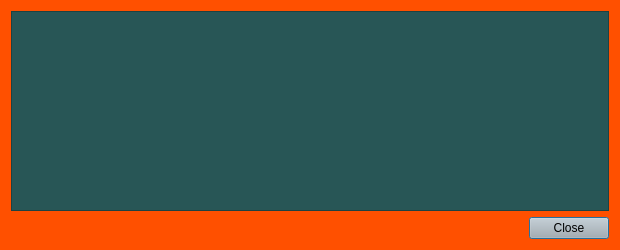
<?xml version="1.0" encoding="UTF-8"?>
<ui version="4.0">
 <class>TransactionDescDialog</class>
 <widget class="QDialog" name="TransactionDescDialog">
  <property name="geometry">
   <rect>
    <x>0</x>
    <y>0</y>
    <width>620</width>
    <height>250</height>
   </rect>
  </property>
  <property name="palette">
   <palette>
    <active>
     <colorrole role="WindowText">
      <brush brushstyle="SolidPattern">
       <color alpha="255">
        <red>0</red>
        <green>0</green>
        <blue>0</blue>
       </color>
      </brush>
     </colorrole>
     <colorrole role="Button">
      <brush brushstyle="SolidPattern">
       <color alpha="255">
        <red>255</red>
        <green>80</green>
        <blue>0</blue>
       </color>
      </brush>
     </colorrole>
     <colorrole role="Light">
      <brush brushstyle="SolidPattern">
       <color alpha="255">
        <red>207</red>
        <green>207</green>
        <blue>207</blue>
       </color>
      </brush>
     </colorrole>
     <colorrole role="Midlight">
      <brush brushstyle="SolidPattern">
       <color alpha="255">
        <red>172</red>
        <green>172</green>
        <blue>172</blue>
       </color>
      </brush>
     </colorrole>
     <colorrole role="Dark">
      <brush brushstyle="SolidPattern">
       <color alpha="255">
        <red>69</red>
        <green>69</green>
        <blue>69</blue>
       </color>
      </brush>
     </colorrole>
     <colorrole role="Mid">
      <brush brushstyle="SolidPattern">
       <color alpha="255">
        <red>92</red>
        <green>92</green>
        <blue>92</blue>
       </color>
      </brush>
     </colorrole>
     <colorrole role="Text">
      <brush brushstyle="SolidPattern">
       <color alpha="255">
        <red>0</red>
        <green>0</green>
        <blue>0</blue>
       </color>
      </brush>
     </colorrole>
     <colorrole role="BrightText">
      <brush brushstyle="SolidPattern">
       <color alpha="255">
        <red>255</red>
        <green>255</green>
        <blue>255</blue>
       </color>
      </brush>
     </colorrole>
     <colorrole role="ButtonText">
      <brush brushstyle="SolidPattern">
       <color alpha="255">
        <red>0</red>
        <green>0</green>
        <blue>0</blue>
       </color>
      </brush>
     </colorrole>
     <colorrole role="Base">
      <brush brushstyle="SolidPattern">
       <color alpha="255">
        <red>255</red>
        <green>255</green>
        <blue>255</blue>
       </color>
      </brush>
     </colorrole>
     <colorrole role="Window">
      <brush brushstyle="SolidPattern">
       <color alpha="255">
        <red>255</red>
        <green>80</green>
        <blue>0</blue>
       </color>
      </brush>
     </colorrole>
     <colorrole role="Shadow">
      <brush brushstyle="SolidPattern">
       <color alpha="255">
        <red>0</red>
        <green>0</green>
        <blue>0</blue>
       </color>
      </brush>
     </colorrole>
     <colorrole role="AlternateBase">
      <brush brushstyle="SolidPattern">
       <color alpha="255">
        <red>196</red>
        <green>196</green>
        <blue>196</blue>
       </color>
      </brush>
     </colorrole>
     <colorrole role="ToolTipBase">
      <brush brushstyle="SolidPattern">
       <color alpha="255">
        <red>255</red>
        <green>255</green>
        <blue>220</blue>
       </color>
      </brush>
     </colorrole>
     <colorrole role="ToolTipText">
      <brush brushstyle="SolidPattern">
       <color alpha="255">
        <red>0</red>
        <green>0</green>
        <blue>0</blue>
       </color>
      </brush>
     </colorrole>
    </active>
    <inactive>
     <colorrole role="WindowText">
      <brush brushstyle="SolidPattern">
       <color alpha="255">
        <red>0</red>
        <green>0</green>
        <blue>0</blue>
       </color>
      </brush>
     </colorrole>
     <colorrole role="Button">
      <brush brushstyle="SolidPattern">
       <color alpha="255">
        <red>255</red>
        <green>80</green>
        <blue>0</blue>
       </color>
      </brush>
     </colorrole>
     <colorrole role="Light">
      <brush brushstyle="SolidPattern">
       <color alpha="255">
        <red>207</red>
        <green>207</green>
        <blue>207</blue>
       </color>
      </brush>
     </colorrole>
     <colorrole role="Midlight">
      <brush brushstyle="SolidPattern">
       <color alpha="255">
        <red>172</red>
        <green>172</green>
        <blue>172</blue>
       </color>
      </brush>
     </colorrole>
     <colorrole role="Dark">
      <brush brushstyle="SolidPattern">
       <color alpha="255">
        <red>69</red>
        <green>69</green>
        <blue>69</blue>
       </color>
      </brush>
     </colorrole>
     <colorrole role="Mid">
      <brush brushstyle="SolidPattern">
       <color alpha="255">
        <red>92</red>
        <green>92</green>
        <blue>92</blue>
       </color>
      </brush>
     </colorrole>
     <colorrole role="Text">
      <brush brushstyle="SolidPattern">
       <color alpha="255">
        <red>0</red>
        <green>0</green>
        <blue>0</blue>
       </color>
      </brush>
     </colorrole>
     <colorrole role="BrightText">
      <brush brushstyle="SolidPattern">
       <color alpha="255">
        <red>255</red>
        <green>255</green>
        <blue>255</blue>
       </color>
      </brush>
     </colorrole>
     <colorrole role="ButtonText">
      <brush brushstyle="SolidPattern">
       <color alpha="255">
        <red>0</red>
        <green>0</green>
        <blue>0</blue>
       </color>
      </brush>
     </colorrole>
     <colorrole role="Base">
      <brush brushstyle="SolidPattern">
       <color alpha="255">
        <red>255</red>
        <green>255</green>
        <blue>255</blue>
       </color>
      </brush>
     </colorrole>
     <colorrole role="Window">
      <brush brushstyle="SolidPattern">
       <color alpha="255">
        <red>255</red>
        <green>80</green>
        <blue>0</blue>
       </color>
      </brush>
     </colorrole>
     <colorrole role="Shadow">
      <brush brushstyle="SolidPattern">
       <color alpha="255">
        <red>0</red>
        <green>0</green>
        <blue>0</blue>
       </color>
      </brush>
     </colorrole>
     <colorrole role="AlternateBase">
      <brush brushstyle="SolidPattern">
       <color alpha="255">
        <red>196</red>
        <green>196</green>
        <blue>196</blue>
       </color>
      </brush>
     </colorrole>
     <colorrole role="ToolTipBase">
      <brush brushstyle="SolidPattern">
       <color alpha="255">
        <red>255</red>
        <green>255</green>
        <blue>220</blue>
       </color>
      </brush>
     </colorrole>
     <colorrole role="ToolTipText">
      <brush brushstyle="SolidPattern">
       <color alpha="255">
        <red>0</red>
        <green>0</green>
        <blue>0</blue>
       </color>
      </brush>
     </colorrole>
    </inactive>
    <disabled>
     <colorrole role="WindowText">
      <brush brushstyle="SolidPattern">
       <color alpha="255">
        <red>69</red>
        <green>69</green>
        <blue>69</blue>
       </color>
      </brush>
     </colorrole>
     <colorrole role="Button">
      <brush brushstyle="SolidPattern">
       <color alpha="255">
        <red>255</red>
        <green>80</green>
        <blue>0</blue>
       </color>
      </brush>
     </colorrole>
     <colorrole role="Light">
      <brush brushstyle="SolidPattern">
       <color alpha="255">
        <red>207</red>
        <green>207</green>
        <blue>207</blue>
       </color>
      </brush>
     </colorrole>
     <colorrole role="Midlight">
      <brush brushstyle="SolidPattern">
       <color alpha="255">
        <red>172</red>
        <green>172</green>
        <blue>172</blue>
       </color>
      </brush>
     </colorrole>
     <colorrole role="Dark">
      <brush brushstyle="SolidPattern">
       <color alpha="255">
        <red>69</red>
        <green>69</green>
        <blue>69</blue>
       </color>
      </brush>
     </colorrole>
     <colorrole role="Mid">
      <brush brushstyle="SolidPattern">
       <color alpha="255">
        <red>92</red>
        <green>92</green>
        <blue>92</blue>
       </color>
      </brush>
     </colorrole>
     <colorrole role="Text">
      <brush brushstyle="SolidPattern">
       <color alpha="255">
        <red>69</red>
        <green>69</green>
        <blue>69</blue>
       </color>
      </brush>
     </colorrole>
     <colorrole role="BrightText">
      <brush brushstyle="SolidPattern">
       <color alpha="255">
        <red>255</red>
        <green>255</green>
        <blue>255</blue>
       </color>
      </brush>
     </colorrole>
     <colorrole role="ButtonText">
      <brush brushstyle="SolidPattern">
       <color alpha="255">
        <red>69</red>
        <green>69</green>
        <blue>69</blue>
       </color>
      </brush>
     </colorrole>
     <colorrole role="Base">
      <brush brushstyle="SolidPattern">
       <color alpha="255">
        <red>255</red>
        <green>80</green>
        <blue>0</blue>
       </color>
      </brush>
     </colorrole>
     <colorrole role="Window">
      <brush brushstyle="SolidPattern">
       <color alpha="255">
        <red>255</red>
        <green>80</green>
        <blue>0</blue>
       </color>
      </brush>
     </colorrole>
     <colorrole role="Shadow">
      <brush brushstyle="SolidPattern">
       <color alpha="255">
        <red>0</red>
        <green>0</green>
        <blue>0</blue>
       </color>
      </brush>
     </colorrole>
     <colorrole role="AlternateBase">
      <brush brushstyle="SolidPattern">
       <color alpha="255">
        <red>255</red>
        <green>80</green>
        <blue>0</blue>
       </color>
      </brush>
     </colorrole>
     <colorrole role="ToolTipBase">
      <brush brushstyle="SolidPattern">
       <color alpha="255">
        <red>255</red>
        <green>255</green>
        <blue>220</blue>
       </color>
      </brush>
     </colorrole>
     <colorrole role="ToolTipText">
      <brush brushstyle="SolidPattern">
       <color alpha="255">
        <red>0</red>
        <green>0</green>
        <blue>0</blue>
       </color>
      </brush>
     </colorrole>
    </disabled>
   </palette>
  </property>
  <property name="windowTitle">
   <string>Transaction details</string>
  </property>
  <layout class="QVBoxLayout" name="verticalLayout">
   <item>
    <widget class="QTextEdit" name="detailText">
     <property name="palette">
      <palette>
       <active>
        <colorrole role="WindowText">
         <brush brushstyle="SolidPattern">
          <color alpha="255">
           <red>255</red>
           <green>255</green>
           <blue>255</blue>
          </color>
         </brush>
        </colorrole>
        <colorrole role="Button">
         <brush brushstyle="SolidPattern">
          <color alpha="255">
           <red>138</red>
           <green>138</green>
           <blue>138</blue>
          </color>
         </brush>
        </colorrole>
        <colorrole role="Text">
         <brush brushstyle="SolidPattern">
          <color alpha="255">
           <red>255</red>
           <green>255</green>
           <blue>255</blue>
          </color>
         </brush>
        </colorrole>
        <colorrole role="ButtonText">
         <brush brushstyle="SolidPattern">
          <color alpha="255">
           <red>255</red>
           <green>255</green>
           <blue>255</blue>
          </color>
         </brush>
        </colorrole>
        <colorrole role="Base">
         <brush brushstyle="SolidPattern">
          <color alpha="255">
           <red>138</red>
           <green>138</green>
           <blue>138</blue>
          </color>
         </brush>
        </colorrole>
        <colorrole role="Window">
         <brush brushstyle="SolidPattern">
          <color alpha="255">
           <red>138</red>
           <green>138</green>
           <blue>138</blue>
          </color>
         </brush>
        </colorrole>
        <colorrole role="Shadow">
         <brush brushstyle="SolidPattern">
          <color alpha="255">
           <red>90</red>
           <green>104</green>
           <blue>118</blue>
          </color>
         </brush>
        </colorrole>
        <colorrole role="ToolTipText">
         <brush brushstyle="SolidPattern">
          <color alpha="255">
           <red>90</red>
           <green>104</green>
           <blue>118</blue>
          </color>
         </brush>
        </colorrole>
       </active>
       <inactive>
        <colorrole role="WindowText">
         <brush brushstyle="SolidPattern">
          <color alpha="255">
           <red>255</red>
           <green>255</green>
           <blue>255</blue>
          </color>
         </brush>
        </colorrole>
        <colorrole role="Button">
         <brush brushstyle="SolidPattern">
          <color alpha="255">
           <red>138</red>
           <green>138</green>
           <blue>138</blue>
          </color>
         </brush>
        </colorrole>
        <colorrole role="Text">
         <brush brushstyle="SolidPattern">
          <color alpha="255">
           <red>255</red>
           <green>255</green>
           <blue>255</blue>
          </color>
         </brush>
        </colorrole>
        <colorrole role="ButtonText">
         <brush brushstyle="SolidPattern">
          <color alpha="255">
           <red>255</red>
           <green>255</green>
           <blue>255</blue>
          </color>
         </brush>
        </colorrole>
        <colorrole role="Base">
         <brush brushstyle="SolidPattern">
          <color alpha="255">
           <red>138</red>
           <green>138</green>
           <blue>138</blue>
          </color>
         </brush>
        </colorrole>
        <colorrole role="Window">
         <brush brushstyle="SolidPattern">
          <color alpha="255">
           <red>138</red>
           <green>138</green>
           <blue>138</blue>
          </color>
         </brush>
        </colorrole>
        <colorrole role="Shadow">
         <brush brushstyle="SolidPattern">
          <color alpha="255">
           <red>90</red>
           <green>104</green>
           <blue>118</blue>
          </color>
         </brush>
        </colorrole>
        <colorrole role="ToolTipText">
         <brush brushstyle="SolidPattern">
          <color alpha="255">
           <red>90</red>
           <green>104</green>
           <blue>118</blue>
          </color>
         </brush>
        </colorrole>
       </inactive>
       <disabled>
        <colorrole role="WindowText">
         <brush brushstyle="SolidPattern">
          <color alpha="255">
           <red>255</red>
           <green>255</green>
           <blue>255</blue>
          </color>
         </brush>
        </colorrole>
        <colorrole role="Button">
         <brush brushstyle="SolidPattern">
          <color alpha="255">
           <red>138</red>
           <green>138</green>
           <blue>138</blue>
          </color>
         </brush>
        </colorrole>
        <colorrole role="Text">
         <brush brushstyle="SolidPattern">
          <color alpha="255">
           <red>255</red>
           <green>255</green>
           <blue>255</blue>
          </color>
         </brush>
        </colorrole>
        <colorrole role="ButtonText">
         <brush brushstyle="SolidPattern">
          <color alpha="255">
           <red>255</red>
           <green>255</green>
           <blue>255</blue>
          </color>
         </brush>
        </colorrole>
        <colorrole role="Base">
         <brush brushstyle="SolidPattern">
          <color alpha="255">
           <red>138</red>
           <green>138</green>
           <blue>138</blue>
          </color>
         </brush>
        </colorrole>
        <colorrole role="Window">
         <brush brushstyle="SolidPattern">
          <color alpha="255">
           <red>138</red>
           <green>138</green>
           <blue>138</blue>
          </color>
         </brush>
        </colorrole>
        <colorrole role="Shadow">
         <brush brushstyle="SolidPattern">
          <color alpha="255">
           <red>90</red>
           <green>104</green>
           <blue>118</blue>
          </color>
         </brush>
        </colorrole>
        <colorrole role="ToolTipText">
         <brush brushstyle="SolidPattern">
          <color alpha="255">
           <red>90</red>
           <green>104</green>
           <blue>118</blue>
          </color>
         </brush>
        </colorrole>
       </disabled>
      </palette>
     </property>
     <property name="toolTip">
      <string>This pane shows a detailed description of the transaction</string>
     </property>
     <property name="styleSheet">
      <string notr="true">background-color: rgb(40,86,86);
color: rgb(255,255,255);</string>
     </property>
     <property name="readOnly">
      <bool>true</bool>
     </property>
    </widget>
   </item>
   <item>
    <widget class="QDialogButtonBox" name="buttonBox">
     <property name="palette">
      <palette>
       <active>
        <colorrole role="Button">
         <brush brushstyle="SolidPattern">
          <color alpha="255">
           <red>178</red>
           <green>178</green>
           <blue>178</blue>
          </color>
         </brush>
        </colorrole>
        <colorrole role="ButtonText">
         <brush brushstyle="SolidPattern">
          <color alpha="255">
           <red>255</red>
           <green>255</green>
           <blue>255</blue>
          </color>
         </brush>
        </colorrole>
        <colorrole role="Base">
         <brush brushstyle="SolidPattern">
          <color alpha="255">
           <red>178</red>
           <green>178</green>
           <blue>178</blue>
          </color>
         </brush>
        </colorrole>
        <colorrole role="Window">
         <brush brushstyle="SolidPattern">
          <color alpha="255">
           <red>178</red>
           <green>178</green>
           <blue>178</blue>
          </color>
         </brush>
        </colorrole>
        <colorrole role="Highlight">
         <brush brushstyle="SolidPattern">
          <color alpha="255">
           <red>240</red>
           <green>119</green>
           <blue>70</blue>
          </color>
         </brush>
        </colorrole>
       </active>
       <inactive>
        <colorrole role="Button">
         <brush brushstyle="SolidPattern">
          <color alpha="255">
           <red>178</red>
           <green>178</green>
           <blue>178</blue>
          </color>
         </brush>
        </colorrole>
        <colorrole role="ButtonText">
         <brush brushstyle="SolidPattern">
          <color alpha="255">
           <red>255</red>
           <green>255</green>
           <blue>255</blue>
          </color>
         </brush>
        </colorrole>
        <colorrole role="Base">
         <brush brushstyle="SolidPattern">
          <color alpha="255">
           <red>178</red>
           <green>178</green>
           <blue>178</blue>
          </color>
         </brush>
        </colorrole>
        <colorrole role="Window">
         <brush brushstyle="SolidPattern">
          <color alpha="255">
           <red>178</red>
           <green>178</green>
           <blue>178</blue>
          </color>
         </brush>
        </colorrole>
        <colorrole role="Highlight">
         <brush brushstyle="SolidPattern">
          <color alpha="255">
           <red>178</red>
           <green>178</green>
           <blue>178</blue>
          </color>
         </brush>
        </colorrole>
       </inactive>
       <disabled>
        <colorrole role="Button">
         <brush brushstyle="SolidPattern">
          <color alpha="255">
           <red>178</red>
           <green>178</green>
           <blue>178</blue>
          </color>
         </brush>
        </colorrole>
        <colorrole role="ButtonText">
         <brush brushstyle="SolidPattern">
          <color alpha="255">
           <red>138</red>
           <green>138</green>
           <blue>138</blue>
          </color>
         </brush>
        </colorrole>
        <colorrole role="Base">
         <brush brushstyle="SolidPattern">
          <color alpha="255">
           <red>178</red>
           <green>178</green>
           <blue>178</blue>
          </color>
         </brush>
        </colorrole>
        <colorrole role="Window">
         <brush brushstyle="SolidPattern">
          <color alpha="255">
           <red>178</red>
           <green>178</green>
           <blue>178</blue>
          </color>
         </brush>
        </colorrole>
        <colorrole role="Highlight">
         <brush brushstyle="SolidPattern">
          <color alpha="255">
           <red>178</red>
           <green>178</green>
           <blue>178</blue>
          </color>
         </brush>
        </colorrole>
       </disabled>
      </palette>
     </property>
     <property name="styleSheet">
      <string notr="true">background-color: rgb(178, 178, 178);</string>
     </property>
     <property name="orientation">
      <enum>Qt::Horizontal</enum>
     </property>
     <property name="standardButtons">
      <set>QDialogButtonBox::Close</set>
     </property>
    </widget>
   </item>
  </layout>
 </widget>
 <resources/>
 <connections>
  <connection>
   <sender>buttonBox</sender>
   <signal>accepted()</signal>
   <receiver>TransactionDescDialog</receiver>
   <slot>accept()</slot>
   <hints>
    <hint type="sourcelabel">
     <x>248</x>
     <y>254</y>
    </hint>
    <hint type="destinationlabel">
     <x>157</x>
     <y>274</y>
    </hint>
   </hints>
  </connection>
  <connection>
   <sender>buttonBox</sender>
   <signal>rejected()</signal>
   <receiver>TransactionDescDialog</receiver>
   <slot>reject()</slot>
   <hints>
    <hint type="sourcelabel">
     <x>316</x>
     <y>260</y>
    </hint>
    <hint type="destinationlabel">
     <x>286</x>
     <y>274</y>
    </hint>
   </hints>
  </connection>
 </connections>
</ui>
